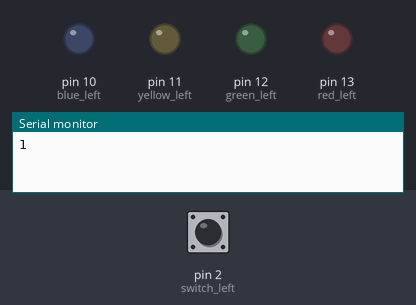
The sketch below on a simulated Arduino Uno, built with avr-gcc and run on an emulated ATmega328P. Parts: output pins drawn as LEDs (lit = HIGH), the last lines printed to the serial monitor. The test bench sets the inputs (shaded band); at power-on: pin 2 (switch_left) HIGH.

Above: at 0.15 s.
At 1.8 s:
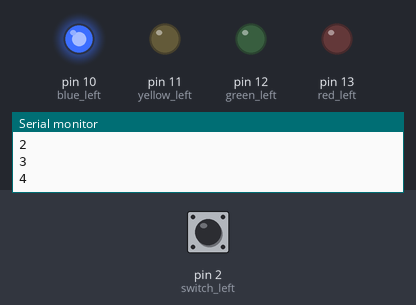
1.9 s: pin 2 (switch_left) pulled LOW for 3.2 s
At 3.4 s:
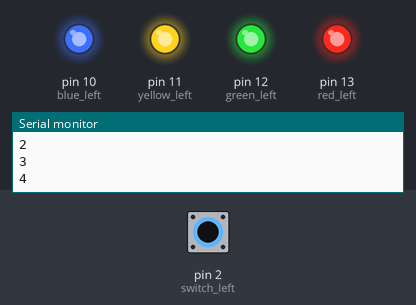
Timing chart, 0 to 13.9 s (numbered marks = the images above; inputs shaded):
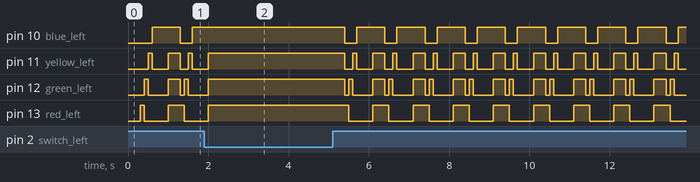

The sketch:

LED_helmet_prototype.ino
```cpp
const int red_left = 13;
const int green_left = 12;
const int yellow_left = 11;
const int blue_left = 10;
const int switch_left = 2;

int switch_state_left = LOW;
long previousMillis = 0;

long interval = 1000;

void setup(){
  pinMode(red_left, OUTPUT);
  pinMode(green_left, OUTPUT);
  pinMode(yellow_left, OUTPUT);
  pinMode(blue_left, OUTPUT);
  pinMode(switch_left, INPUT_PULLUP);

  Serial.begin(9600);
}

void loop(){
  /* Initially the all LEDs will light up.
   If I press a button, LEDs will blink.
   Press again, LEDs will not blink but just light up.
   */

  unsigned long currentMillis = millis();

  // Check if the button is pressed.
  if(digitalRead(switch_left) == HIGH) {
    ++switch_state_left; // Increment by 1.
    Serial.println(switch_state_left);
    delay(300);
  }

  if(switch_state_left % 2 == 0) {
    digitalWrite(red_left, HIGH);
    digitalWrite(green_left, HIGH);
    digitalWrite(yellow_left, HIGH);
    digitalWrite(blue_left, HIGH);
  }
  else{
    digitalWrite(red_left, HIGH);
    digitalWrite(green_left, LOW);
    digitalWrite(yellow_left, LOW);
    digitalWrite(blue_left, LOW);
    delay(100);

    /*
    if (delay_var - millis() > 100)
     do something
     delay_var = millis();
     */
    digitalWrite(red_left, LOW);
    digitalWrite(green_left, HIGH);
    digitalWrite(yellow_left, LOW);
    digitalWrite(blue_left, LOW);
    delay(100);

    digitalWrite(red_left, LOW);
    digitalWrite(green_left, LOW);
    digitalWrite(yellow_left, HIGH);
    digitalWrite(blue_left, LOW);
    delay(100);

    digitalWrite(red_left, LOW);
    digitalWrite(green_left, LOW);
    digitalWrite(yellow_left, LOW);
    digitalWrite(blue_left, HIGH);
    delay(100);
  }

}

//Function to blink LEDs
```

Measured:
- by itself, pin 11 (yellow_left): repeats every 1.0 s: LOW 0.20 s, HIGH 0.10 s, LOW 0.40 s, HIGH 0.30 s
- by itself, pin 12 (green_left): repeats every 1.0 s: LOW 0.10 s, HIGH 0.10 s, LOW 0.50 s, HIGH 0.30 s
- by itself, pin 13 (red_left): repeats every 1.0 s: LOW 0.60 s, HIGH 0.40 s
